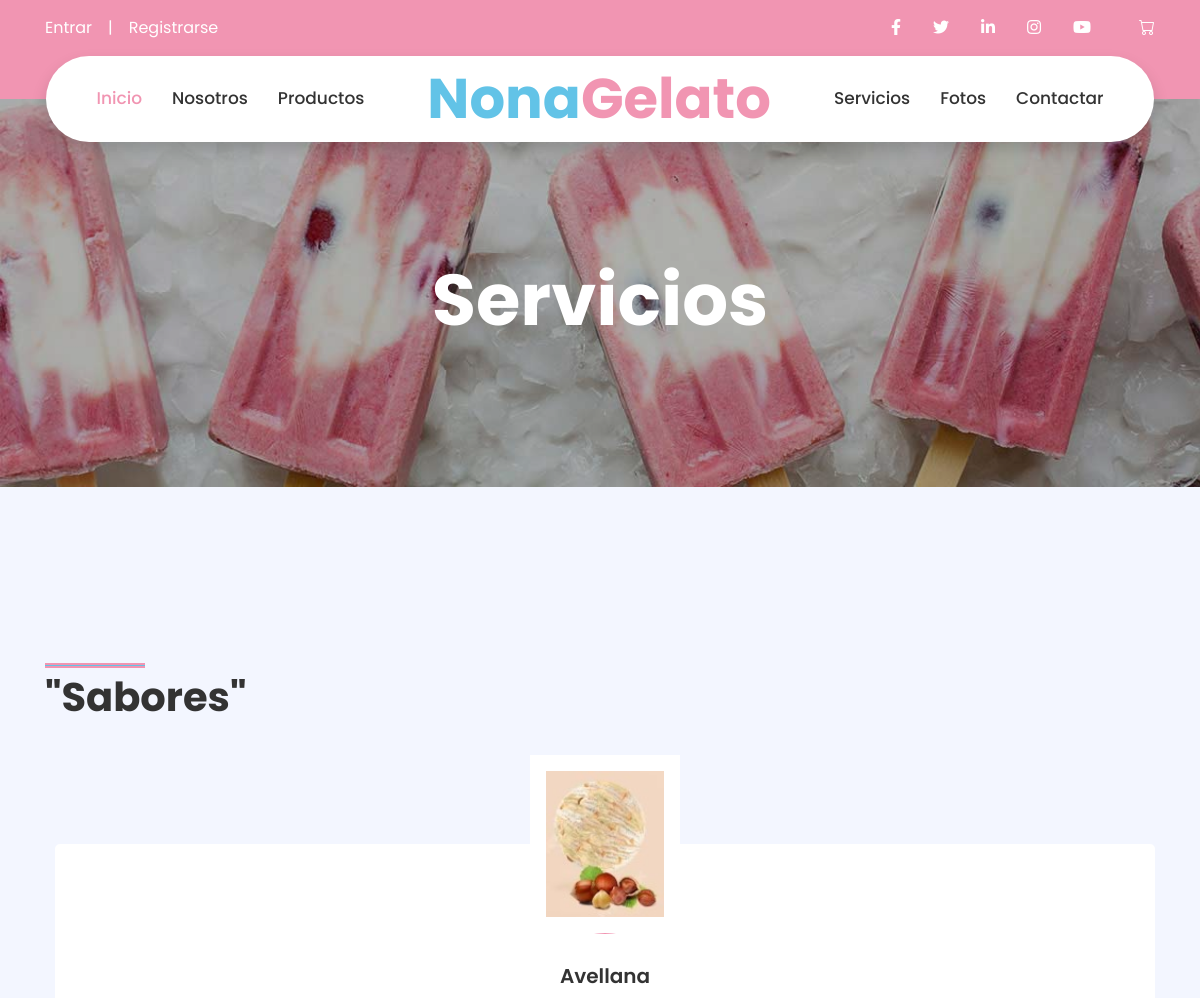
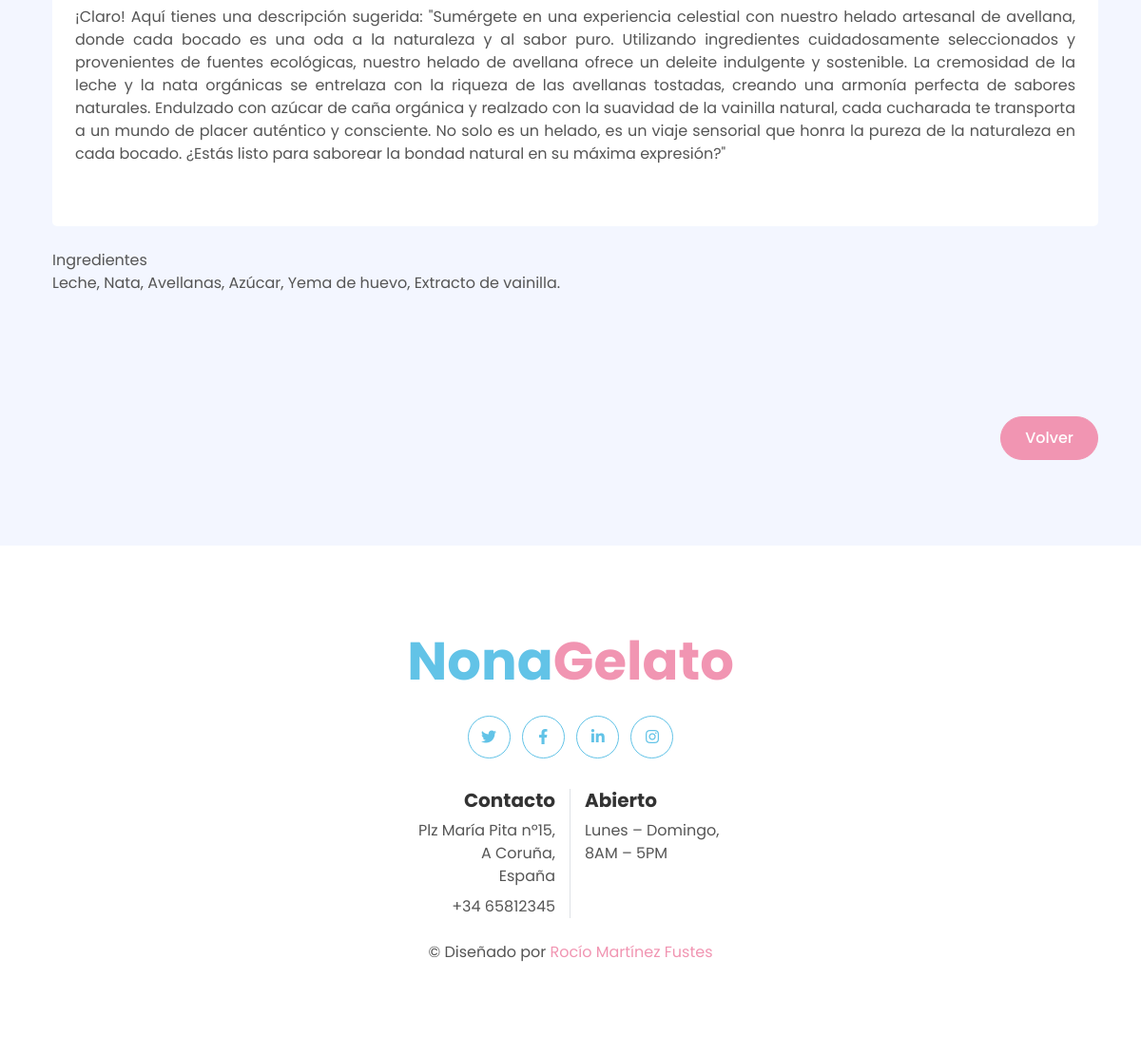
The page /helados/sabor1/ on the database its author committed (2 pictures, top to bottom).
### helados/models.py (models this page shows, shortened)
class Sabor(models.Model):
    nombre = models.CharField(max_length=100)
    descripcion = models.TextField()
    ingredientes = models.TextField()
    precio = models.DecimalField(max_digits=6, decimal_places=2)
    foto = models.ImageField(null=True, blank=True,upload_to='images/')

### helados/views.py (the view)
# urls.py: path('sabor<int:id_sabor>/', views.detalle_sabores, name='detalle_sabores'),
def detalle_sabores(request, id_sabor):
   context = {
      'sabor': Sabor.objects.get(pk=id_sabor)
   }
   return render(request, 'helados/detalle_sabores.html', context)

### helados/templates/helados/detalle_sabores.html (shortened to what this page needs)
{% extends 'helados/index.html' %}
{% block header %}
<div class="jumbotron jumbotron-fluid page-header" style="margin-bottom: 90px;">
    <div class="container text-center py-5">
        <h1 class="text-white display-3 mt-lg-5">Servicios</h1>
    </div>
</div>
{% endblock %}
{% block section %}
{% load static %}
    <div class="container-fluid py-5">
        <div class="container py-5">
            <div class="row">
                <div class="col-lg-6">
                    <h1 class="section-title position-relative mb-5">"Sabores"</h1>
                </div>
                <div class="col-lg-6 mb-5 mb-lg-0 pb-5 pb-lg-0"></div>
            </div>
            <div class="row">
                <div class="col-12">
                        <div class="service-item" style="margin-left:10px ;">
                            <div class="service-img mx-auto">
                                {% if sabor.foto %}
                                    <img class="w-100 h-150 bg-light p-3" src="{{ sabor.foto.url }}">
                                {%else%}
                                    <img class="w-150 h-150 bg-light p-3" src="{% static 'helados/img/product-4.jpg' %}">
                                {% endif %}
                            </div>
                            <div class="position-relative text-center bg-white rounded p-4 pb-5" style="margin-top: -75px;">
                                <h5 class="font-weight-semi-bold mt-5 mb-3 pt-5">{{ sabor.nombre }} </h5>
                                <p style="text-align: justify;">{{ sabor.descripcion }}</p>
                            </div>
                            <br>
                            <p style="text-align: justify;">Ingredientes <br>
                                {{ sabor.ingredientes }}</p>
                        </div>
                </div>
            </div>
        </div>
    </div>
    <div class="container">
        <div class="row justify-content-end">
            <div class="col-auto">
                <button class="btn btn-primary mt-3" onclick="goBack()">Volver</button>
            </div>
        </div>
    </div>
    {% endblock %}

### rows shown on the page
Sabor: foto (picture), nombre "Avellana", descripcion "¡Claro! Aquí tienes una descripción sugerida: \"Sumérgete en una experiencia celestial con nuestro helado artesanal de avellana, donde cada bocado es una oda a la naturaleza y al sabor puro. Utilizando ingredientes cuidadosamente seleccionados y provenientes de fuentes ecológicas, nuestro helado de avellana ofrece un deleite indulgente y sostenible. La cremosidad de la leche y la nata orgánicas se entrelaza con la riqueza de las avellanas tostadas, creando una armonía perfecta de sabores naturales. Endulzado con azúcar de caña orgánica y realzado con la suavidad de la vainilla natural, cada cucharada te transporta a un mundo de placer auténtico y consciente. No solo es un helado, es un viaje…", ingredientes "Leche, Nata, Avellanas, Azúcar, Yema de huevo, Extracto de vainilla."
